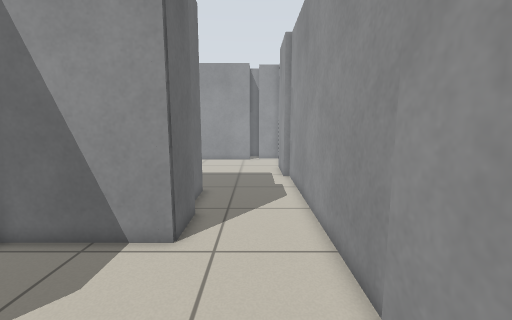
view 1 (above)

17 first-person views from a walk through a world built for the Player/Stage simulator. The camera is 0.95 m above the floor, tilts 8° down and sees 90° across. Floor lines are 1 m apart. The floor is counted in squares, 0.25 m on a side. Each view is taken from the middle of a square. On the plan, view 1 faces up. The plan holds only what a view shows up to about 20 squares ahead; the rest is blank. Robots are left out.

view 2
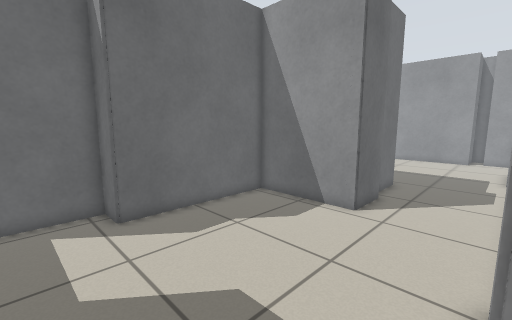

view 3
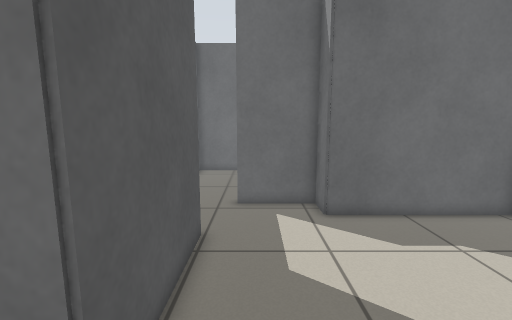

view 4
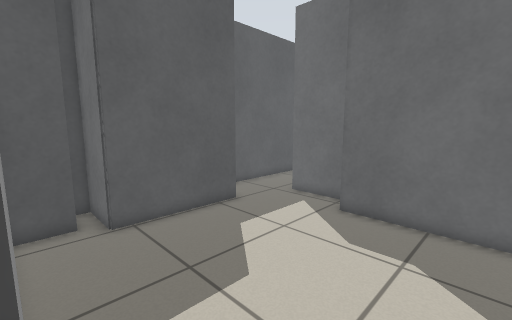

view 5
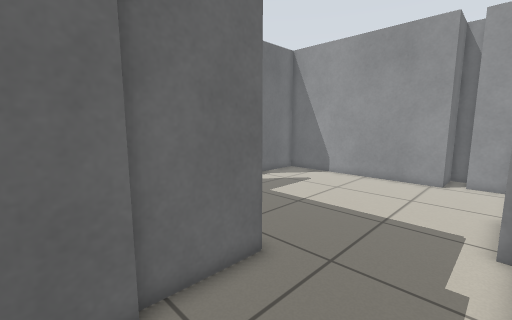

view 6
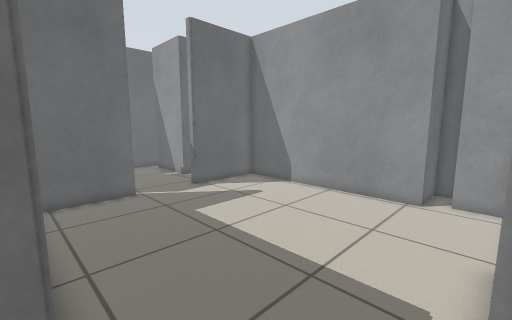

view 7
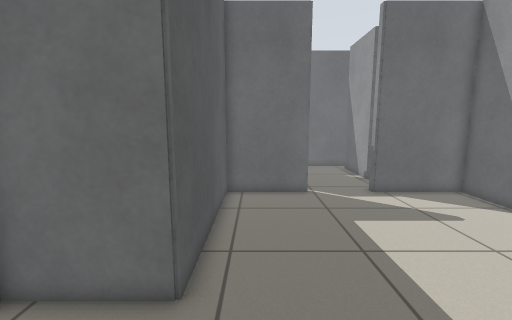

view 8
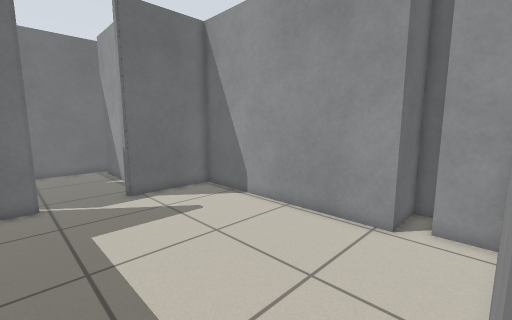

view 9
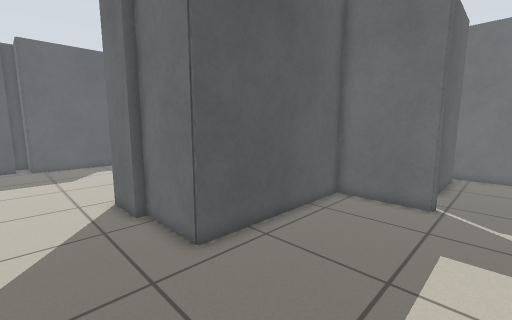

view 10
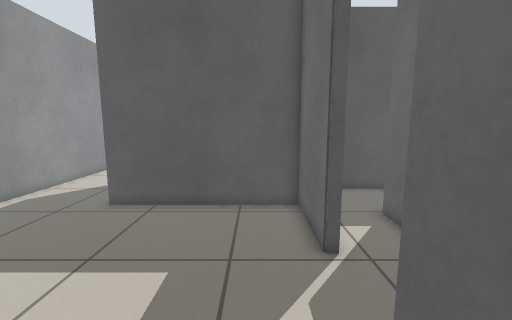

view 11
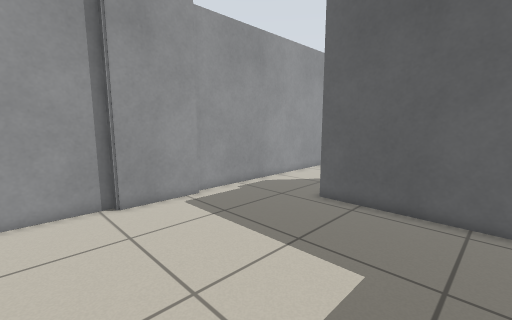

view 12
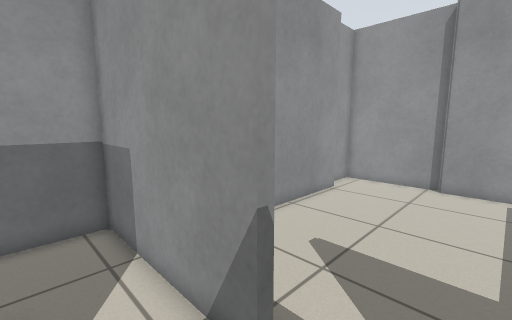

view 13
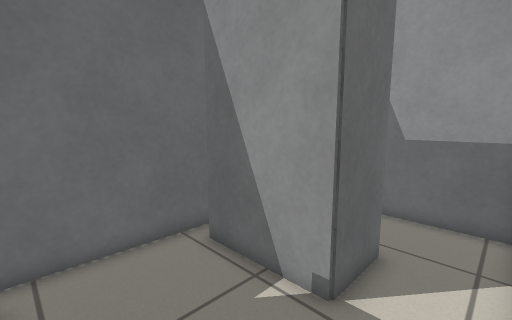

view 14
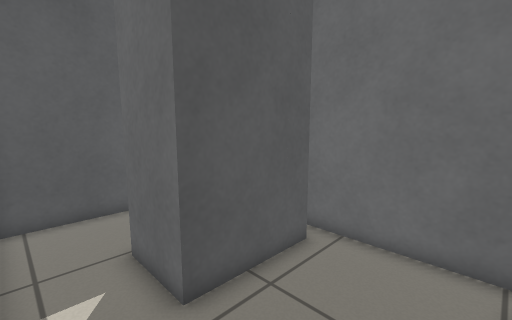

view 15
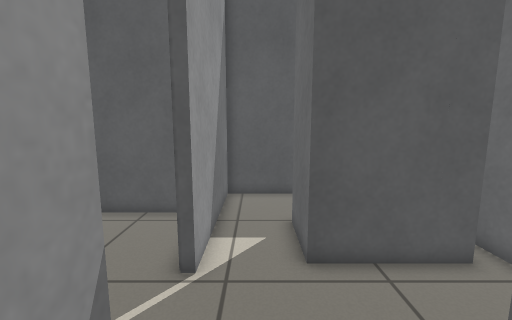

view 16
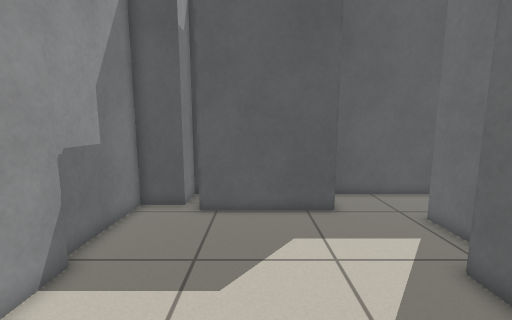

view 17
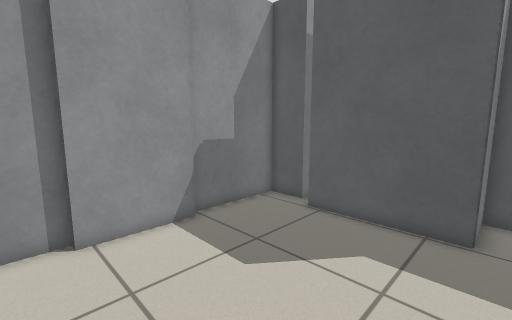

### Floor plan
Points are (right, up) in squares from view 1. A wall is a line through its corners. A room is listed if a view was taken in it or the views show most of it. See-through windows are left out.
Room 1 (views 1, 2, 3, 16, 17)
walls: (2, -0.5) (2, 3.7); (0.3, -5.7) (2.5, -5.7) (2.5, -0.6); (-3.6, 7.8) (-8.4, 7.8) (-8.4, -0.1) (-9.9, -0.1) (-9.9, -4); (-10.4, -7.6) (-6.5, -7.6) (-6.5, -4.9) (-0.5, -4.9) (-0.5, -7.6)
ways out: opening at (-1.5, 5.2) to room 2; opening at (-10, -5.5)
Room 2 (views 4, 5, 6, 7, 8, 9, 10, 11)
walls: (-12.4, 18.9) (-12, 18.9) (-12, 14.4) (-3, 14.4) (-3, 10.5); (-2.6, 10.5) (-2.6, 7.8) (-3.6, 7.8); (-0.7, 30.1) (-0.7, 27.5) (-12, 27.5) (-12, 22.5) (-12.4, 22.5); (2, 3.7) (2.5, 3.7) (2.5, 18.5) (2, 18.5) (2, 22.6) (2.5, 22.6) (2.5, 28.2) (0.2, 28.2)
ways out: opening at (-1.5, 5.2) to room 1; opening at (-12, 20.5) to room 3
Room 3 (views 12, 13, 14, 15)
walls: (-20, 18.5) (-15.4, 18.5) (-15.4, 15.5); (-12.4, 22.5) (-12.4, 30.1) (-16.6, 30.1); (-15.4, 26.5) (-15.4, 23.7) (-19.9, 23.7); (-21, 24.5) (-21, 17.2); (-17.6, 11.3) (-12.4, 11.3) (-12.4, 18.9)
ways out: opening at (-12, 20.5) to room 2

Where each view was taken, in squares from view 1:
view 1: 0 up, 0 right, facing up
view 2: 3 down, 2 right, facing up-left
view 3: 3 down, 2 right, facing left
view 4: 5 up, 2 right, facing down-left
view 5: 9 up, 2 right, facing up-left
view 6: 14 up, 2 right, facing up-left
view 7: 16 up, 2 right, facing left
view 8: 18 up, 2 right, facing up-left
view 9: 21 up, 1 right, facing down-left
view 10: 26 up, 10 left, facing down
view 11: 26 up, 10 left, facing down-right
view 12: 20 up, 15 left, facing up-right
view 13: 19 up, 13 left, facing up-left
view 14: 23 up, 13 left, facing down-left
view 15: 25 up, 14 left, facing down
view 16: 6 up, 3 left, facing down
view 17: 5 up, 7 left, facing down-right
